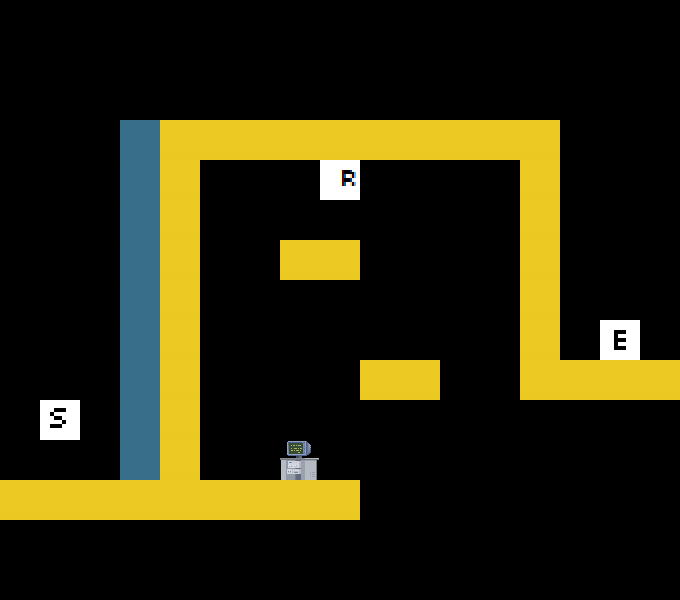

A 2D game scene composited from a Tiled map and its tileset images. What follows is a short description and the map's XML, with each tile layer's data collapsed to a summary:
An orthogonal 17x15 tile map with 40x40 px tiles, 2 tile layers (art, data).

<map version="1.0" orientation="orthogonal" width="17" height="15" tilewidth="40" tileheight="40">
 <tileset firstgid="1" name="tileset" tilewidth="40" tileheight="40">
  <image source="../tileset.png" width="200" height="200" />
 </tileset>
 <layer name="art" width="17" height="15">
  <data>[255 cells, 51 non-empty, 4 distinct tile ids]</data>
 </layer>
 <layer name="data" width="17" height="15">
  <data>[255 cells, 2 non-empty, 2 distinct tile ids]</data>
 </layer>
</map>
